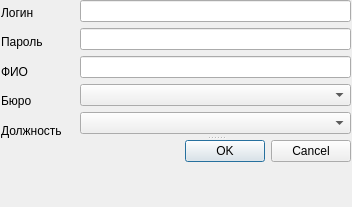
<?xml version="1.0" encoding="UTF-8"?>
<ui version="4.0">
 <class>Form</class>
 <widget class="QWidget" name="Form">
  <property name="geometry">
   <rect>
    <x>0</x>
    <y>0</y>
    <width>352</width>
    <height>207</height>
   </rect>
  </property>
  <property name="windowTitle">
   <string>Form</string>
  </property>
  <widget class="QSplitter" name="splitter">
   <property name="geometry">
    <rect>
     <x>80</x>
     <y>0</y>
     <width>271</width>
     <height>162</height>
    </rect>
   </property>
   <property name="orientation">
    <enum>Qt::Vertical</enum>
   </property>
   <widget class="QWidget" name="layoutWidget">
    <layout class="QVBoxLayout" name="verticalLayout">
     <item>
      <widget class="QLineEdit" name="lineEdit"/>
     </item>
     <item>
      <widget class="QLineEdit" name="lineEdit_2"/>
     </item>
     <item>
      <widget class="QLineEdit" name="lineEdit_3"/>
     </item>
     <item>
      <widget class="QComboBox" name="list_buro"/>
     </item>
     <item>
      <widget class="QComboBox" name="comboBox_2"/>
     </item>
    </layout>
   </widget>
   <widget class="QDialogButtonBox" name="buttonBox">
    <property name="standardButtons">
     <set>QDialogButtonBox::Cancel|QDialogButtonBox::Ok</set>
    </property>
   </widget>
  </widget>
  <widget class="QWidget" name="layoutWidget">
   <property name="geometry">
    <rect>
     <x>1</x>
     <y>1</y>
     <width>72</width>
     <height>141</height>
    </rect>
   </property>
   <layout class="QVBoxLayout" name="verticalLayout_2">
    <item>
     <widget class="QLabel" name="label">
      <property name="text">
       <string>Логин</string>
      </property>
     </widget>
    </item>
    <item>
     <widget class="QLabel" name="label_2">
      <property name="text">
       <string>Пароль</string>
      </property>
     </widget>
    </item>
    <item>
     <widget class="QLabel" name="label_5">
      <property name="text">
       <string>ФИО</string>
      </property>
     </widget>
    </item>
    <item>
     <widget class="QLabel" name="label_3">
      <property name="text">
       <string>Бюро</string>
      </property>
     </widget>
    </item>
    <item>
     <widget class="QLabel" name="label_4">
      <property name="text">
       <string>Должность</string>
      </property>
     </widget>
    </item>
   </layout>
  </widget>
 </widget>
 <resources/>
 <connections/>
</ui>
